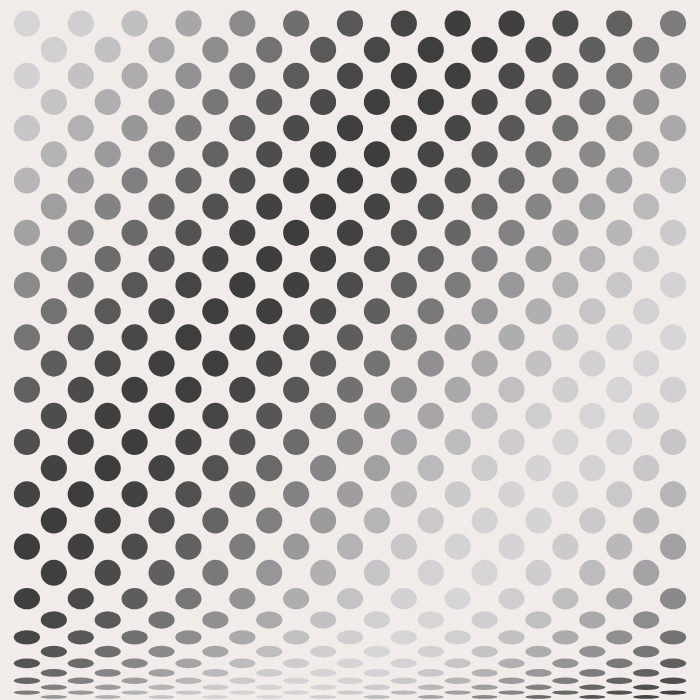
Frame 1 (no input)
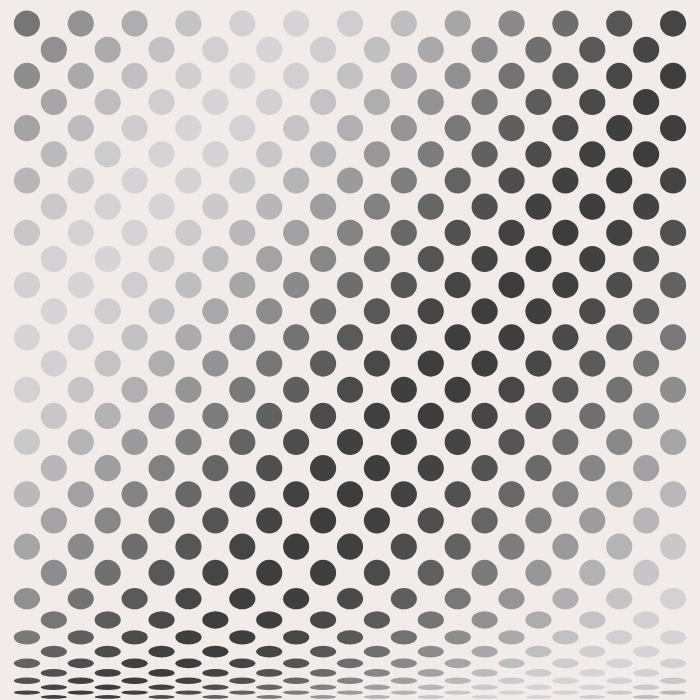
Frame 60 (no input)
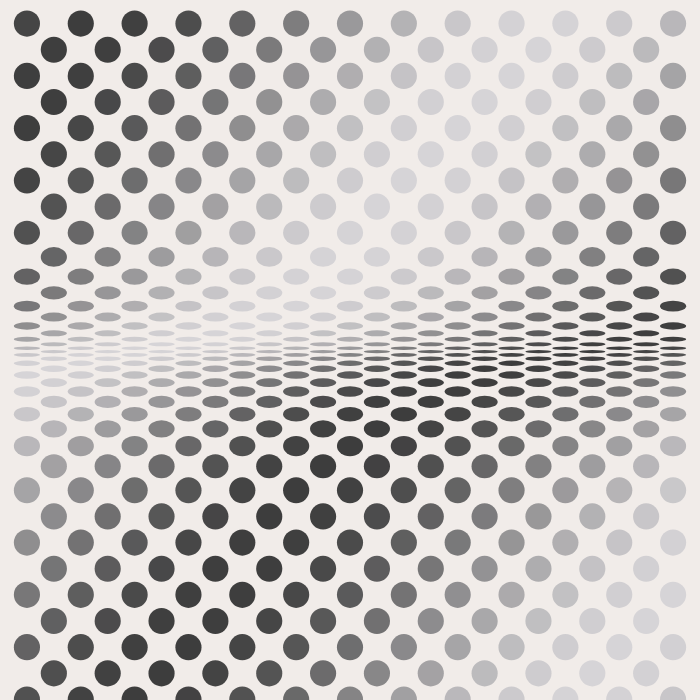
Frame 120 (the mouse pressed at the canvas centre since frame 60)

The p5.js sketch that drew these frames (run headless with seeded random() and noise() and a simulated clock; from frame 60 on, the mouse is pressed at the canvas centre):

// p5.js sketch
// ── sketch.js
function setup() {
    const ww = 700;
    createCanvas(ww, ww);
    noStroke();
    fill(30);
}

function draw() {
    background(241, 236, 233);
    let light = color(214, 212, 215);
    let dark = color(61, 61, 61);

    let hSpace = (height - 20) / 26;
    let wSpace = width / 13;

    let y = hSpace / 2 + 10.5;
    let count = 0;

    while (y < height) {
        let inset = wSpace / 2;

        if (count % 2 != 0) {
            inset = wSpace;
        }
        let x = inset;

        let tempH = sqrt(pow(y - (height - mouseY), 2)) * 0.18 + 3;
        if (tempH > hSpace) {
            tempH = hSpace;
        }

        while (x < width - inset / 2) {
            let step = (x / wSpace) * 2.5 + count + 9 + frameCount * 0.5;
            let tempFill = lerpColor(
                dark,
                light,
                map(sin(step * 0.15), -1, 1, 0, 1)
            );
            fill(tempFill);
            ellipse(x, y, hSpace, tempH);
            x += wSpace;
        }
        y += tempH;
        count++;
    }
}
